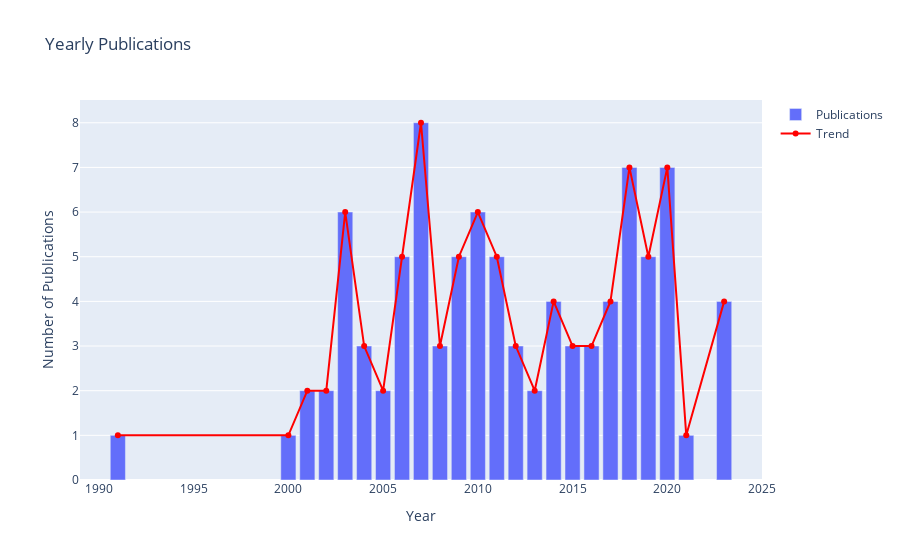

Notebook code for this chart:
### Code cell
import plotly.graph_objects as go


def get_publications_per_year(df):
    # Group by year and count the number of publications
    pub_per_year = df.groupby('year').size().reset_index(name='publications')

    # Create the bar plot
    fig = go.Figure()

    # Add bar trace
    fig.add_trace(go.Bar(
        x=pub_per_year['year'],
        y=pub_per_year['publications'],
        name='Publications',
        marker_color='#636EFA'  # Blue color
    ))

    # Add line trace
    fig.add_trace(go.Scatter(
        x=pub_per_year['year'],
        y=pub_per_year['publications'],
        mode='lines+markers',
        name='Trend',
        line=dict(color='red', width=2),
        marker=dict(size=6, color='red')
    ))

    # Customize the layout
    fig.update_layout(
        title='Yearly Publications',
        xaxis_title='Year',
        yaxis_title='Number of Publications',
        showlegend=True,
        template='plotly'  # or 'plotly', 'plotly_white', etc.
    )
    return fig

get_publications_per_year(df)

### Figure 1 — Plotly figure (JSON) as saved in the notebook; plotly's stock layout.template omitted (floating-point values rounded to 4 significant figures)
{"data": [{"marker": {"color": "#636EFA"}, "name": "Publications", "type": "bar", "x": [1991, 2000, 2001, 2002, 2003, 2004, 2005, 2006, 2007, 2008, 2009, 2010, 2011, 2012, 2013, 2014, 2015, 2016, 2017, 2018, 2019, 2020, 2021, 2023], "y": [1, 1, 2, 2, 6, 3, 2, 5, 8, 3, 5, 6, 5, 3, 2, 4, 3, 3, 4, 7, 5, 7, 1, 4]}, {"line": {"color": "red", "width": 2}, "marker": {"color": "red", "size": 6}, "mode": "lines+markers", "name": "Trend", "type": "scatter", "x": [1991, 2000, 2001, 2002, 2003, 2004, 2005, 2006, 2007, 2008, 2009, 2010, 2011, 2012, 2013, 2014, 2015, 2016, 2017, 2018, 2019, 2020, 2021, 2023], "y": [1, 1, 2, 2, 6, 3, 2, 5, 8, 3, 5, 6, 5, 3, 2, 4, 3, 3, 4, 7, 5, 7, 1, 4]}], "layout": {"showlegend": true, "title": {"text": "Yearly Publications"}, "xaxis": {"title": {"text": "Year"}}, "yaxis": {"title": {"text": "Number of Publications"}}}}
